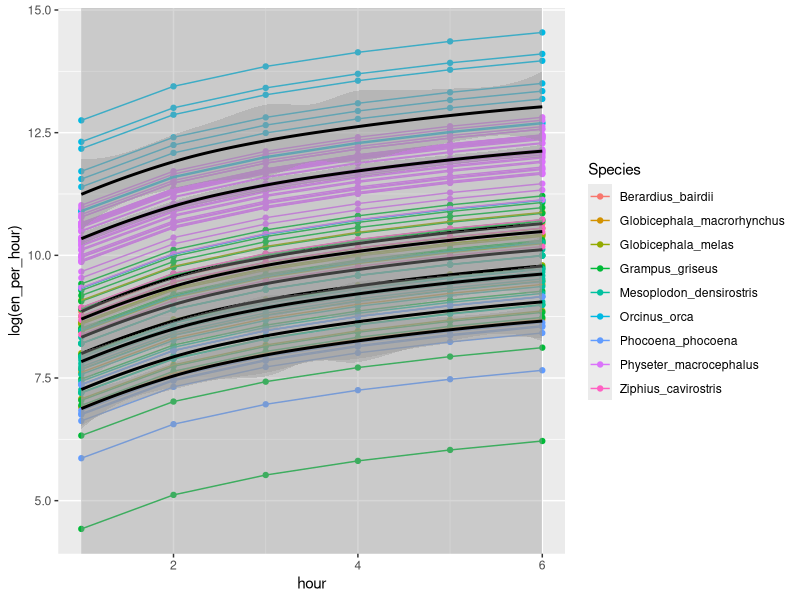

This chart was generated by the following R code: (Note: this script raises an error after producing the figure.)
#############################################
# Preliminary figures for whale futures paper
#############################################

# load packages
library(ggplot2)
library(dplyr)
library(readxl)
library(ggsci)
library(tidyverse)
library(mgcv)
library(lme4)


en_df <- read_csv("foragestats_combined_ko2.csv")

#creating new columns

en_df$feeding_rate = en_df$total_buzz_count/en_df$total_duration_h
en_df$en_h1 = en_df$Prey_E_kJ*en_df$feeding_rate
en_df$en_h1_corr_mass = en_df$en_h1/en_df$Body_mass_kg
en_df$en_h2 = en_df$en_h1*2
en_df$en_h2_corr_mass = en_df$en_h2/en_df$Body_mass_kg
en_df$en_h3 = en_df$en_h1*3
en_df$en_h3_corr_mass = en_df$en_h3/en_df$Body_mass_kg
en_df$en_h4 = en_df$en_h1*4
en_df$en_h4_corr_mass = en_df$en_h4/en_df$Body_mass_kg
en_df$en_h5 = en_df$en_h1*5
en_df$en_h5_corr_mass = en_df$en_h5/en_df$Body_mass_kg
en_df$en_h6 = en_df$en_h1*6
en_df$en_h6_corr_mass = en_df$en_h6/en_df$Body_mass_kg

# make the wide dataset long (i.e., tidy) 
en_df_tidy = gather(en_df, hour, en_per_hour, c(42,44,46,48,50,52))
#en_df_tidy = gather(en_df_tidy, hour, corr_en_per_hour, c(42:47))

#to check if working
x <- en_df_tidy[en_df_tidy$ID == "bb12_214a",]

#turn certain values into numbers
en_df_tidy$hour = ifelse(en_df_tidy$hour == "en_h1", 1,
                    ifelse(en_df_tidy$hour == "en_h2", 2,
                           ifelse(en_df_tidy$hour == "en_h3", 3,
                                  ifelse(en_df_tidy$hour == "en_h4", 4,
                                         ifelse(en_df_tidy$hour == "en_h5", 5, 6)))))

# remove blank rows
en_df_tidy <- en_df_tidy[-which(is.na(en_df_tidy$en_per_hour)), ]



# graph 
plot_en_per_h <- ggplot(en_df_tidy, aes(hour, log(en_per_hour), color = Species)) +
  geom_point() +
  geom_path(group=en_df_tidy$ID) +
  geom_smooth(aes(group=en_df_tidy$Species), color = "black")
plot_en_per_h

a=en_df_tidy %>% as.data.frame()
plot_en_per_h <- ggplot() +
  geom_point(a, aes(hour, log(en_per_hour), color = Species)) +
  geom_line(group=en_df_tidy$ID)+
  geom_point(a,aes(hour,corr_en_per_hour),color="black")
plot_en_per_h


